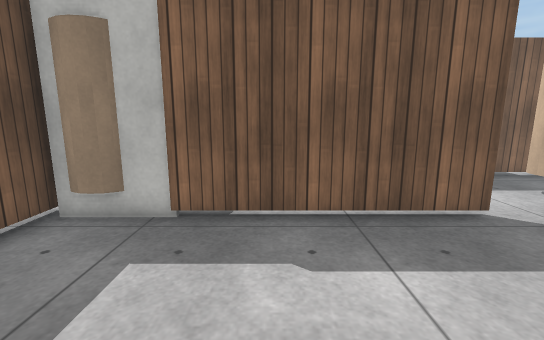
[1] (above)

22 first-person views from a walk through a 3-D level made in the Unity game engine. The camera is 1.2 m above the floor, tilts 10° down and sees 90° across. The floor is counted in squares, 0.5 m on a side. Each view is taken from the middle of a square. On the plan, view 1 faces up. The plan holds only what a view shows up to about 18 squares ahead; the rest is blank. The place goes on beyond the plan. Door leaves are left out, so doorways stand open. Surface patterns are stand-ins for the level's own textures.

[2]
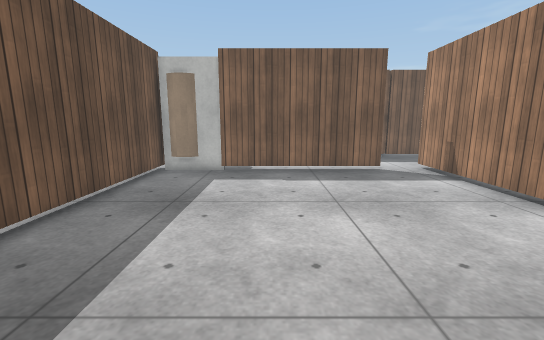

[3]
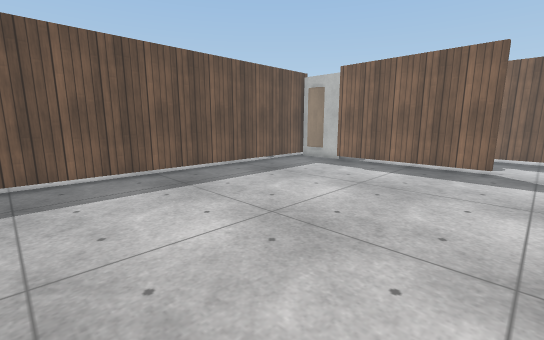

[4]
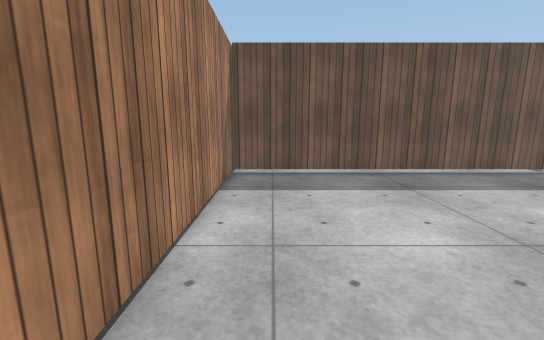

[5]
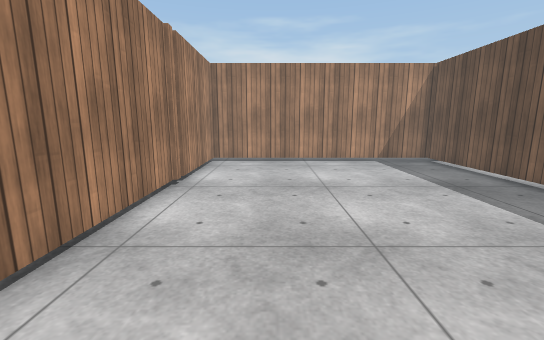

[6]
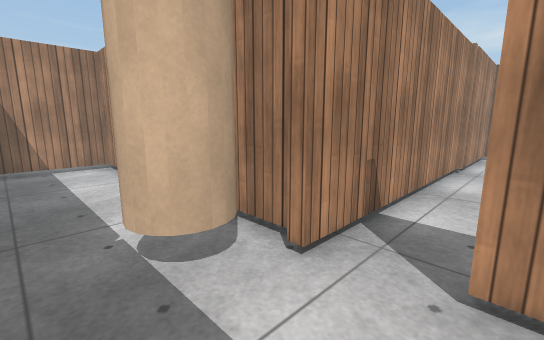

[7]
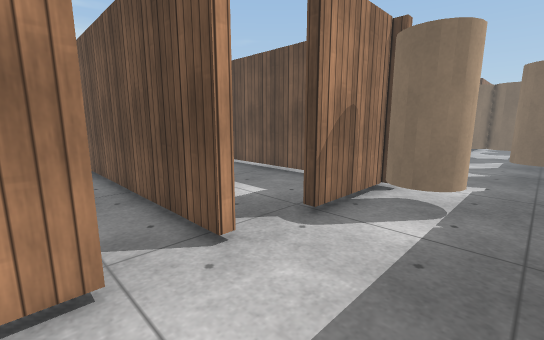

[8]
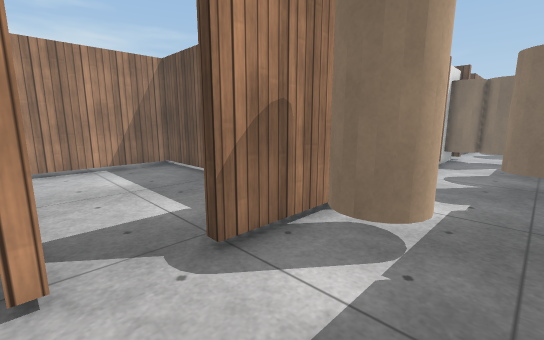

[9]
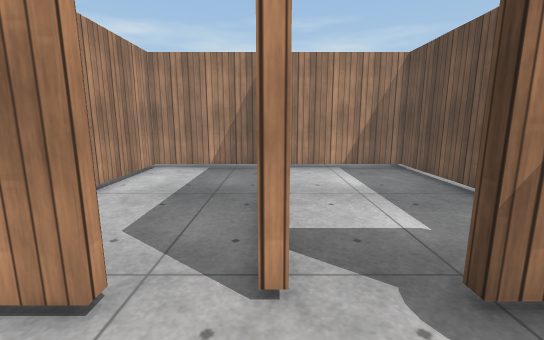

[10]
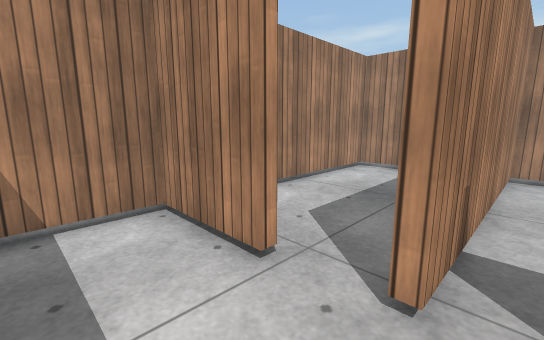

[11]
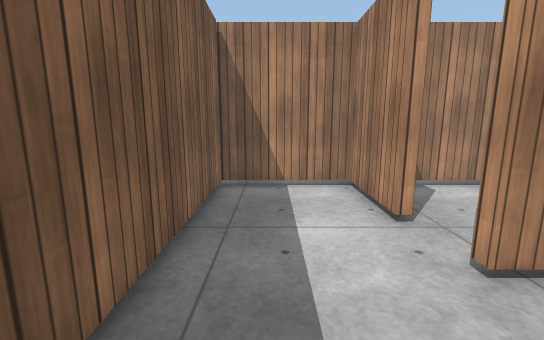

[12]
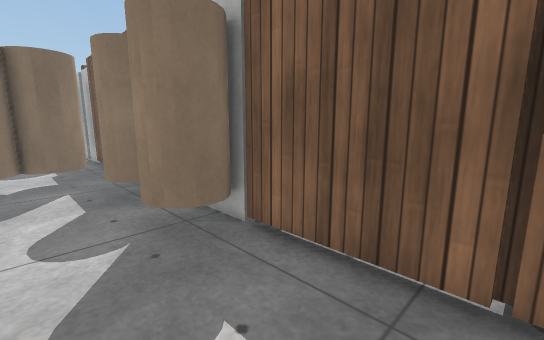

[13]
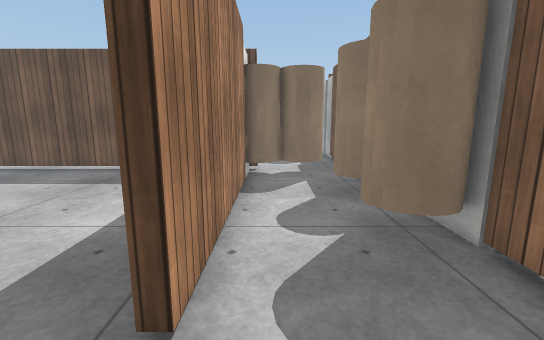

[14]
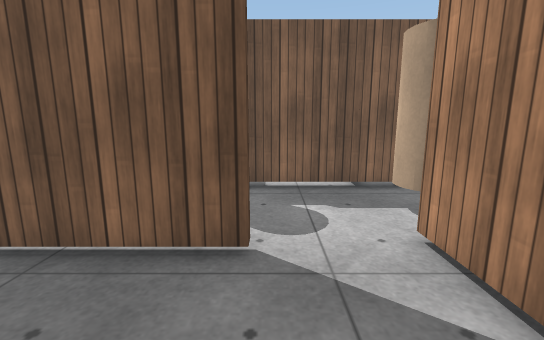

[15]
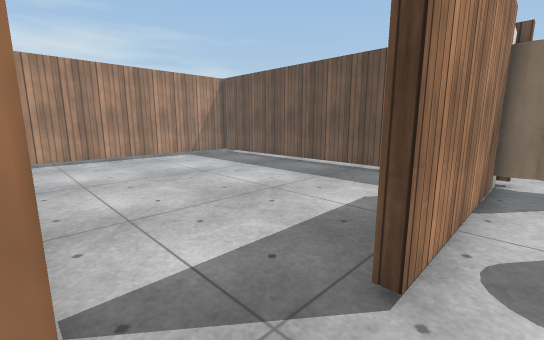

[16]
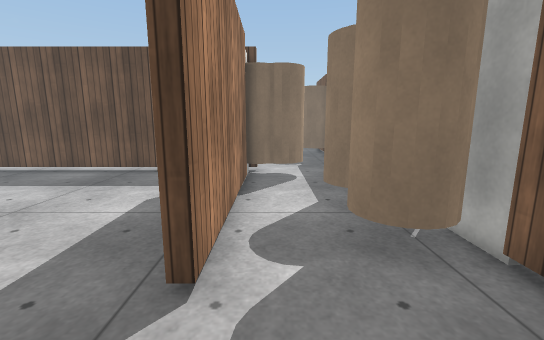

[17]
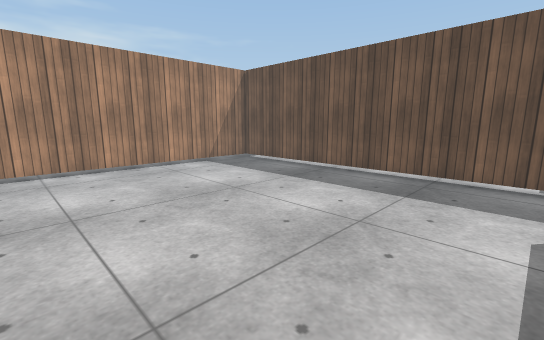

[18]
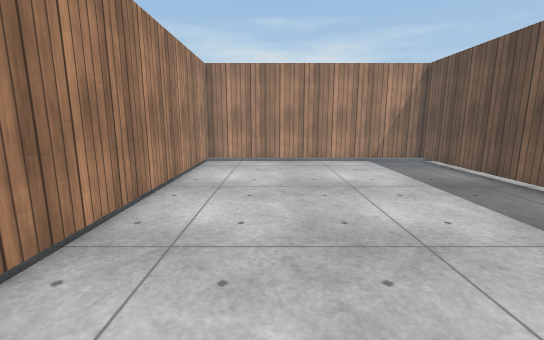

[19]
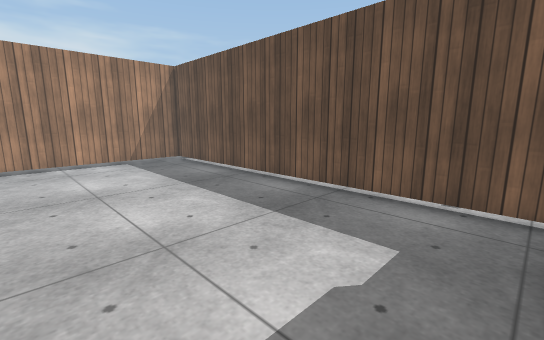

[20]
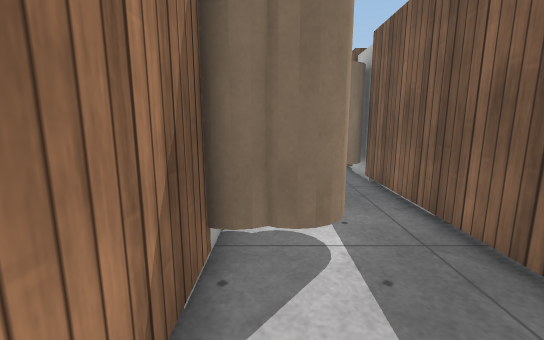

[21]
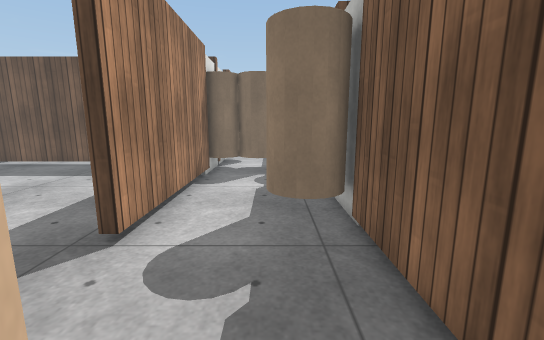

[22]
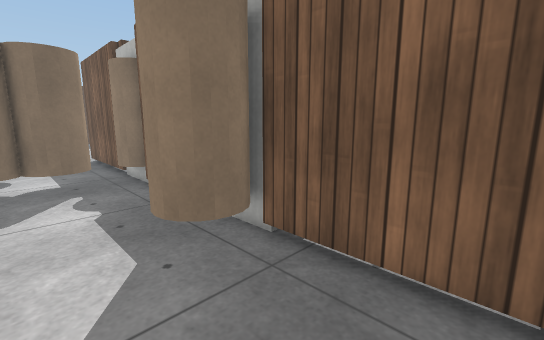

### Floor plan
Ten units are one square. View 1 is at (0, 0); x grows to the right and y downward. Boxes are objects, and circles mark ways between rooms. Rooms are numbered by the first view taken in them; rooms with no view inside come last. Other rooms are left out.
<svg viewBox="-360 -130 577 243">
<path fill="none" stroke="#000" d="M76 48 76 42M78 44 78 -73M55 -66 -35 -66M-61 108 76 108 76 50M-56 -72 -56 108M82 -119 21 -119M78 -73 82 -73M82 -70 124 -70M148 -67 152 -67M172 -70 212 -70 212 -119 99 -119M-34 -70 55 -70M-94 -66 -139 -66M-193 -62 -193 108 -61 108M-189 -70 -174 -70M-60 108 -60 -24M-174 -70 -94 -70M-165 -119 -258 -119M-130 -119 -138 -119M-316 -70 -231 -70M-342 -119 -355 -119M-45 -119 -124 -119M82 -34 82 43 148 43 148 -50M152 -50 152 35M158 43 212 43 212 -46M152 -67 152 -50M148 -50 148 -67"/>
<rect x="-55" y="-85" width="20" height="30" fill="#bbb"><title>cylinder</title></rect>
<rect x="-15" y="-115" width="20" height="20" fill="#bbb"><title>cylinder</title></rect>
<rect x="15" y="-115" width="20" height="20" fill="#bbb"><title>cylinder</title></rect>
<rect x="85" y="-105" width="30" height="30" fill="#bbb"><title>cylinder</title></rect>
<rect x="-325" y="-85" width="20" height="20" fill="#bbb"><title>cylinder</title></rect>
<rect x="-325" y="-105" width="20" height="20" fill="#bbb"><title>cylinder</title></rect>
<rect x="-325" y="-125" width="20" height="20" fill="#bbb"><title>cylinder</title></rect>
<rect x="-255" y="-115" width="20" height="20" fill="#bbb"><title>cylinder</title></rect>
<rect x="-195" y="-95" width="30" height="10" fill="#bbb"><title>cylinder</title></rect>
<rect x="-175" y="-85" width="10" height="10" fill="#bbb"><title>cylinder</title></rect>
<rect x="-145" y="-105" width="20" height="10" fill="#bbb"><title>cylinder</title></rect>
<rect x="-115" y="-115" width="20" height="20" fill="#bbb"><title>cylinder</title></rect>
<rect x="-65" y="-105" width="30" height="20" fill="#bbb"><title>cylinder</title></rect>
<circle cx="60" cy="-60" r="3" fill="#2a7"/>
<circle cx="-25" cy="-95" r="3" fill="#2a7"/>
<circle cx="150" cy="-70" r="3" fill="#2a7"/>
<circle cx="-80" cy="-60" r="3" fill="#2a7"/>
<circle cx="150" cy="-50" r="3" fill="#2a7"/>
<circle cx="105" cy="-50" r="3" fill="#2a7"/>
<circle cx="190" cy="-50" r="3" fill="#2a7"/>
<text x="10" y="20">1</text>
<text x="80" y="-100">2</text>
<text x="-130" y="20">3</text>
<text x="-200" y="-90">4</text>
<text x="110" y="-10">5</text>
<text x="180" y="-10">6</text>
<text x="180" y="-60">7</text>
<text x="110" y="-60">8</text>
</svg>
Room 1 opens to room 2. Room 2 opens to room 4. Room 2 opens to room 7. Room 3 opens to room 4. Room 5 opens to room 6. Room 5 opens to room 8. Room 6 opens to room 7.

Where each view was taken, in squares from view 1:
view 1: 0 up, 0 right, facing up
view 2: 7 down, 0 right, facing up
view 3: 9 down, 7 right, facing up-left
view 4: 9 down, 7 right, facing left
view 5: 6 up, 4 right, facing down
view 6: 11 up, 5 right, facing down-right
view 7: 11 up, 18 right, facing down-left
view 8: 11 up, 15 right, facing down-left
view 9: 10 up, 15 right, facing down
view 10: 10 up, 14 right, facing down-right
view 11: 10 up, 11 right, facing right
view 12: 8 up, 8 right, facing up-left
view 13: 8 up, 8 right, facing left
view 14: 2 up, 9 left, facing up
view 15: 8 up, 6 left, facing down-left
view 16: 8 up, 6 left, facing left
view 17: 4 up, 7 left, facing down-left
view 18: 6 up, 10 left, facing down
view 19: 6 up, 11 left, facing down-left
view 20: 8 up, 13 left, facing left
view 21: 10 up, 18 left, facing left
view 22: 8 up, 20 left, facing up-left
